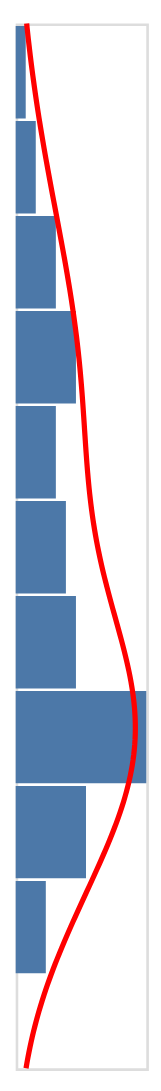

Source (notebook cell):
### Code cell
# right histogram
right_hist = alt.Chart(df).mark_bar().encode(
    y = alt.Y('Insurance_rate:Q', bin = alt.Bin(maxbins = 10), axis = None, scale = alt.Scale(domain = [0, 22])),
    x = alt.X('count()', axis = None),
).properties(
    width=50,
    height=400
)

# density line
right_line = alt.Chart(df).transform_density(
    'Insurance_rate',
    as_ = ['Insurance_rate', 'density'],
    extent = [0, 22]
).mark_line(orient = alt.Orientation('horizontal')).encode(
    y = alt.Y('Insurance_rate:Q', axis = None, scale = alt.Scale(domain = [0, 22])),
    x = alt.X('density:Q', axis = None),
    color = alt.value('red')
).properties(
    width=50,
    height=400
)

hlines = alt.Chart(df).mark_rule(color = 'red').encode(
    y = alt.Y('Insurance_rate:Q', axis = None, scale = alt.Scale(domain = [0, 22])),
    size = alt.value(4),
    opacity = alt.condition(selection, alt.value(1), alt.value(0)),
).properties(
    width=50,
    height=400
).add_selection(
    selection
)

right = (right_hist + right_line + hlines).resolve_scale(x = 'independent')
right

### Figure 1 — Vega-Lite specification as saved in the notebook (floating-point values rounded to 4 significant figures)
{"layer": [{"mark": "bar", "encoding": {"x": {"aggregate": "count", "axis": null, "type": "quantitative"}, "y": {"axis": null, "bin": {"maxbins": 10}, "field": "Insurance_rate", "scale": {"domain": [0, 22]}, "type": "quantitative"}}, "height": 400, "width": 50}, {"mark": {"type": "line", "orient": "horizontal"}, "encoding": {"color": {"value": "red"}, "x": {"axis": null, "field": "density", "type": "quantitative"}, "y": {"axis": null, "field": "Insurance_rate", "scale": {"domain": [0, 22]}, "type": "quantitative"}}, "height": 400, "transform": [{"density": "Insurance_rate", "extent": [0, 22], "as": ["Insurance_rate", "density"]}], "width": 50}, {"mark": {"type": "rule", "color": "red"}, "encoding": {"opacity": {"condition": {"value": 1, "selection": "selector018"}, "value": 0}, "size": {"value": 4}, "y": {"axis": null, "field": "Insurance_rate", "scale": {"domain": [0, 22]}, "type": "quantitative"}}, "height": 400, "selection": {"selector018": {"type": "single", "empty": "none", "on": "mouseover", "nearest": true, "fields": ["Income", "Insurance_rate"]}}, "width": 50}], "data": {"name": "data-72d15e3693b6dd8b9c7ed0ede5035eff"}, "resolve": {"scale": {"x": "independent"}}, "$schema": "https://vega.github.io/schema/vega-lite/v4.17.0.json", "datasets": {"data-72d15e3693b6dd8b9c7ed0ede5035eff": [{"Location": "ALABAMA", "Insurance_rate": 14.5, "Income": 40400}, {"Location": "ALASKA", "Insurance_rate": 11.1, "Income": 46800}, {"Location": "ARIZONA", "Insurance_rate": 11.0, "Income": 39200}, {"Location": "ARKANSAS", "Insurance_rate": 7.4, "Income": 35400}, {"Location": "CALIFORNIA", "Insurance_rate": 7.6, "Income": 48500}, {"Location": "COLORADO", "Insurance_rate": 8.1, "Income": 47500}, {"Location": "CONNECTICUT", "Insurance_rate": 5.0, "Income": 50500}, {"Location": "DELAWARE", "Insurance_rate": 7.0, "Income": 50500}, {"Location": "DISTRICT OF COLUMBIA", "Insurance_rate": 2.9, "Income": 60600}, {"Location": "FLORIDA", "Insurance_rate": 15.1, "Income": 38400}, {"Location": "GEORGIA", "Insurance_rate": 16.5, "Income": 40400}, {"Location": "HAWAII", "Insurance_rate": 6.7, "Income": 50500}, {"Location": "IDAHO", "Insurance_rate": 11.7, "Income": 40400}, {"Location": "ILLINOIS", "Insurance_rate": 7.4, "Income": 43900}, {"Location": "INDIANA", "Insurance_rate": 8.9, "Income": 40400}, {"Location": "IOWA", "Insurance_rate": 5.1, "Income": 40400}, {"Location": "KANSAS", "Insurance_rate": 14.5, "Income": 40400}, {"Location": "KENTUCKY", "Insurance_rate": 4.9, "Income": 37400}, {"Location": "LOUISIANA", "Insurance_rate": 8.5, "Income": 40400}, {"Location": "MAINE", "Insurance_rate": 7.6, "Income": 39800}, {"Location": "MARYLAND", "Insurance_rate": 5.5, "Income": 54500}, {"Location": "MASSACHUSETTS", "Insurance_rate": 3.6, "Income": 52500}, {"Location": "MICHIGAN", "Insurance_rate": 6.3, "Income": 40400}, {"Location": "MINNESOTA", "Insurance_rate": 6.6, "Income": 48500}, {"Location": "MISSISSIPPI", "Insurance_rate": 16.5, "Income": 32300}, {"Location": "MISSOURI", "Insurance_rate": 14.5, "Income": 37400}, {"Location": "MONTANA", "Insurance_rate": 10.6, "Income": 37400}, {"Location": "NEBRASKA", "Insurance_rate": 17.4, "Income": 48500}, {"Location": "NEVADA", "Insurance_rate": 12.0, "Income": 40400}, {"Location": "NEW HAMPSHIRE", "Insurance_rate": 8.8, "Income": 51500}, {"Location": "NEW JERSEY", "Insurance_rate": 7.6, "Income": 50500}, {"Location": "NEW MEXICO", "Insurance_rate": 9.3, "Income": 38800}, {"Location": "NEW YORK", "Insurance_rate": 4.5, "Income": 48500}, {"Location": "NORTH CAROLINA", "Insurance_rate": 14.1, "Income": 38400}, {"Location": "NORTH DAKOTA", "Insurance_rate": 12.6, "Income": 44400}, {"Location": "OHIO", "Insurance_rate": 8.0, "Income": 40400}, {"Location": "OKLAHOMA", "Insurance_rate": 21.4, "Income": 38400}, {"Location": "OREGON", "Insurance_rate": 7.4, "Income": 40400}, {"Location": "PENNSYLVANIA", "Insurance_rate": 6.6, "Income": 40400}, {"Location": "RHODE ISLAND", "Insurance_rate": 3.0, "Income": 50500}, {"Location": "SOUTH CAROLINA", "Insurance_rate": 15.1, "Income": 40400}, {"Location": "SOUTH DAKOTA", "Insurance_rate": 17.7, "Income": 36400}, {"Location": "TENNESSEE", "Insurance_rate": 13.8, "Income": 38400}, {"Location": "TEXAS", "Insurance_rate": 19.5, "Income": 40400}, {"Location": "UTAH", "Insurance_rate": 12.3, "Income": 40800}, {"Location": "VERMONT", "Insurance_rate": 4.4, "Income": 42400}, {"Location": "VIRGINIA", "Insurance_rate": 10.1, "Income": 46500}, {"Location": "WASHINGTON", "Insurance_rate": 7.1, "Income": 50500}, {"Location": "WEST VIRGINIA", "Insurance_rate": 4.2, "Income": 39400}, {"Location": "WISCONSIN", "Insurance_rate": 6.6, "Income": 43400}, {"Location": "WYOMING", "Insurance_rate": 18.2, "Income": 50500}]}}
